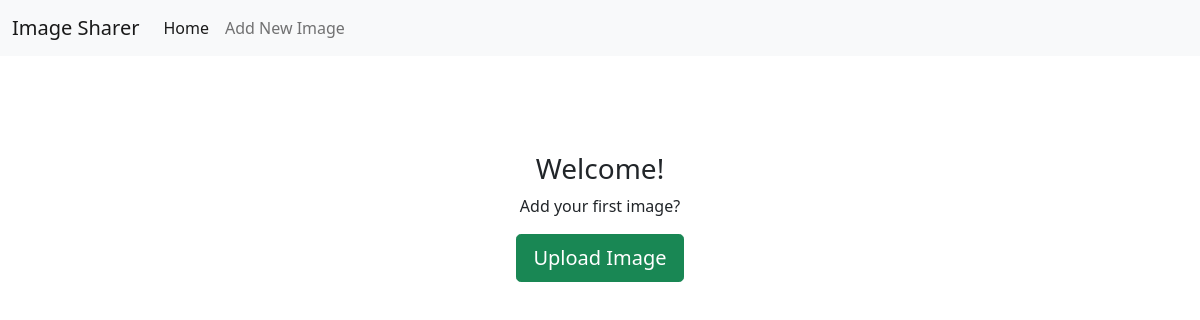
Before: / with the older database file.
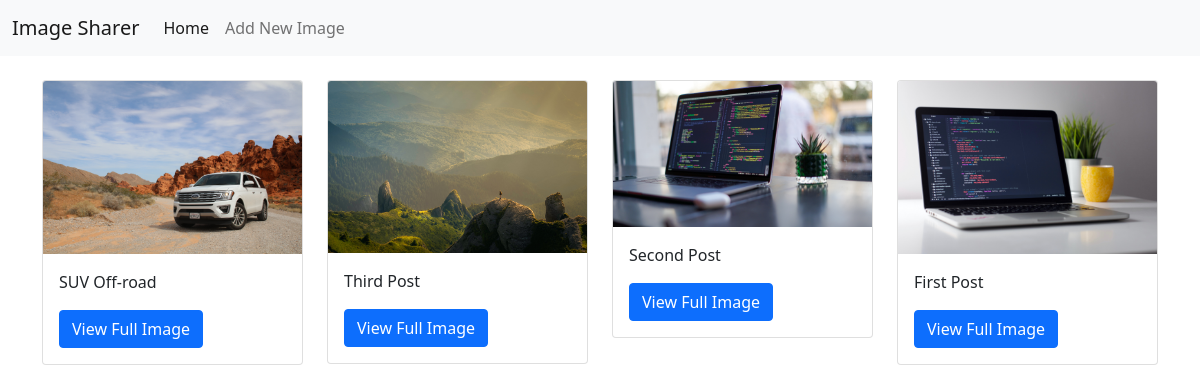
After: the same page with the newer database file.
### feed/models.py (models this page shows, shortened)
class Post(models.Model):
    text = models.CharField(max_length=140, blank=False, null=False)
    image = ImageField()

### feed/views.py (the view)
# urls.py: path('', HomePageView.as_view(), name='index'),
class HomePageView(TemplateView):
    template_name = 'home.html'
    def get_context_data(self, **kwargs):
        context = super().get_context_data(**kwargs)
        context["posts"] = Post.objects.all().order_by('-id')
        return context

### templates/home.html (shortened to what this page needs)
{% extends "base.html" %}
{% load thumbnail %}
{% block body %}
<div class="row">
    {% for post in posts %}
        <div class="col-sm-6 col-md-3">
            <div class="card my-4">
                {% thumbnail post.image "200x200" crop="center" as im %}
                    <img src="{{ im.url }}" class="card-img-top" alt="...">
                {% endthumbnail %}
                <div class="card-body">
                    <p class="card-text">{{ post.text }}</p>
                    <a href="{% url 'feed:detail' post.id %}" class="btn btn-primary">View Full Image</a>
                </div>
            </div>
        </div>
        {% empty %}
            <div class="col-sm-6 offset-3 text-center py-5 my-5">
                <h3>Welcome!</h3>
                <p>Add your first image?</p>
                <a href="{% url 'feed:post' %}" class="btn btn-lg btn-success">Upload Image</a>
            </div>
    {% endfor %}
    </div>
{% endblock %}

### templates/base.html (shortened to what this page needs)
<!DOCTYPE html>
<html lang="en">
  <head>
    <link href="https://cdn.jsdelivr.net/npm/bootstrap@5.0.0-beta1/dist/css/bootstrap.min.css" rel="stylesheet">
  </head>
  <body>
    {% include "includes/navbar.html" %}
    <div class="container">
        {% block body %}{% endblock %}
    </div>
  </body>
</html>

### templates/includes/navbar.html (shortened to what this page needs)
<nav class="navbar navbar-expand-lg navbar-light bg-light">
    <div class="container-fluid">
        <a class="navbar-brand" href="/">Image Sharer</a>
        <div class="collapse navbar-collapse" id="navbarNav">
            <ul class="navbar-nav">
                <li class="nav-item">
                <a class="nav-link active" aria-current="page" href="{% url 'feed:index' %}">Home</a>
                </li>
                <li class="nav-item">
                <a class="nav-link" href="{% url 'feed:post' %}">Add New Image</a>
                </li>
            </ul>
        </div>
    </div>
</nav>

Changed rows visible on the page:
added Post: shows a picture, text "SUV Off-road"
added Post: shows a picture, text "Third Post"
added Post: shows a picture, text "Second Post"
added Post: shows a picture, text "First Post"
Other visible differences:
text no longer shown: "Welcome! Add your first image? Upload Image"
